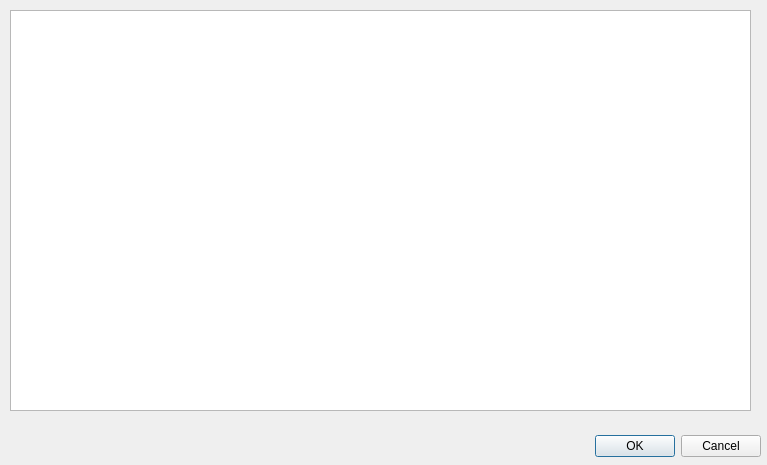
<?xml version="1.0" encoding="UTF-8"?>
<ui version="4.0">
 <class>DTablaExamen</class>
 <widget class="QDialog" name="DTablaExamen">
  <property name="geometry">
   <rect>
    <x>0</x>
    <y>0</y>
    <width>767</width>
    <height>465</height>
   </rect>
  </property>
  <property name="windowTitle">
   <string>Dialog</string>
  </property>
  <widget class="QDialogButtonBox" name="buttonBox">
   <property name="geometry">
    <rect>
     <x>420</x>
     <y>430</y>
     <width>341</width>
     <height>32</height>
    </rect>
   </property>
   <property name="orientation">
    <enum>Qt::Horizontal</enum>
   </property>
   <property name="standardButtons">
    <set>QDialogButtonBox::Cancel|QDialogButtonBox::Ok</set>
   </property>
  </widget>
  <widget class="QTableView" name="tablaExamen">
   <property name="geometry">
    <rect>
     <x>10</x>
     <y>10</y>
     <width>741</width>
     <height>401</height>
    </rect>
   </property>
  </widget>
 </widget>
 <resources/>
 <connections>
  <connection>
   <sender>buttonBox</sender>
   <signal>accepted()</signal>
   <receiver>DTablaExamen</receiver>
   <slot>accept()</slot>
   <hints>
    <hint type="sourcelabel">
     <x>248</x>
     <y>254</y>
    </hint>
    <hint type="destinationlabel">
     <x>157</x>
     <y>274</y>
    </hint>
   </hints>
  </connection>
  <connection>
   <sender>buttonBox</sender>
   <signal>rejected()</signal>
   <receiver>DTablaExamen</receiver>
   <slot>reject()</slot>
   <hints>
    <hint type="sourcelabel">
     <x>316</x>
     <y>260</y>
    </hint>
    <hint type="destinationlabel">
     <x>286</x>
     <y>274</y>
    </hint>
   </hints>
  </connection>
 </connections>
</ui>
